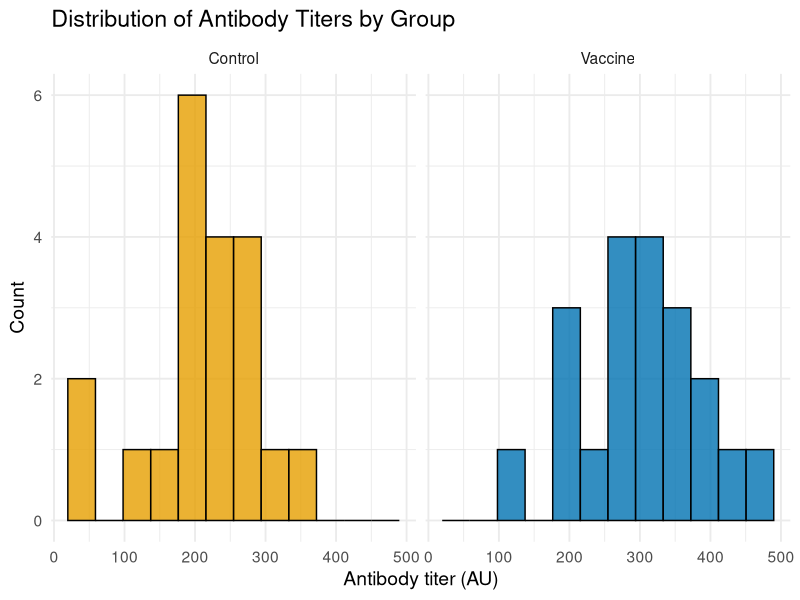
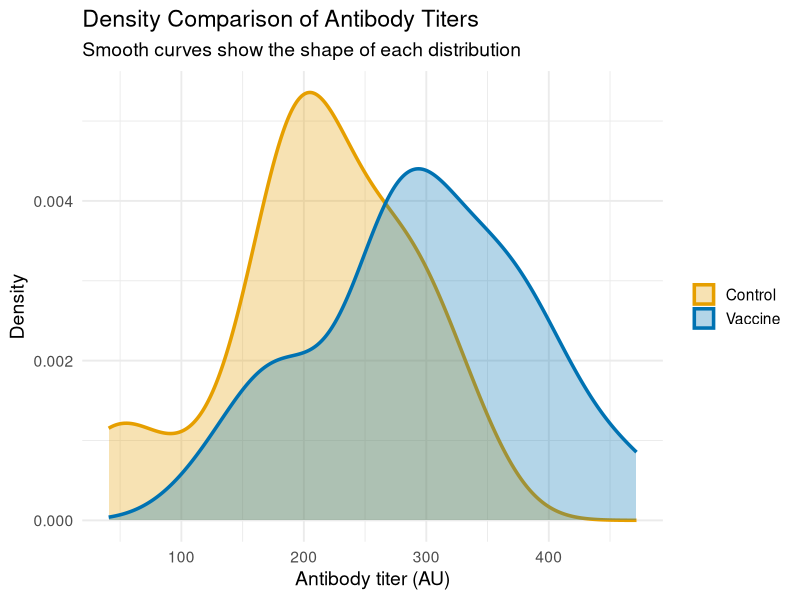
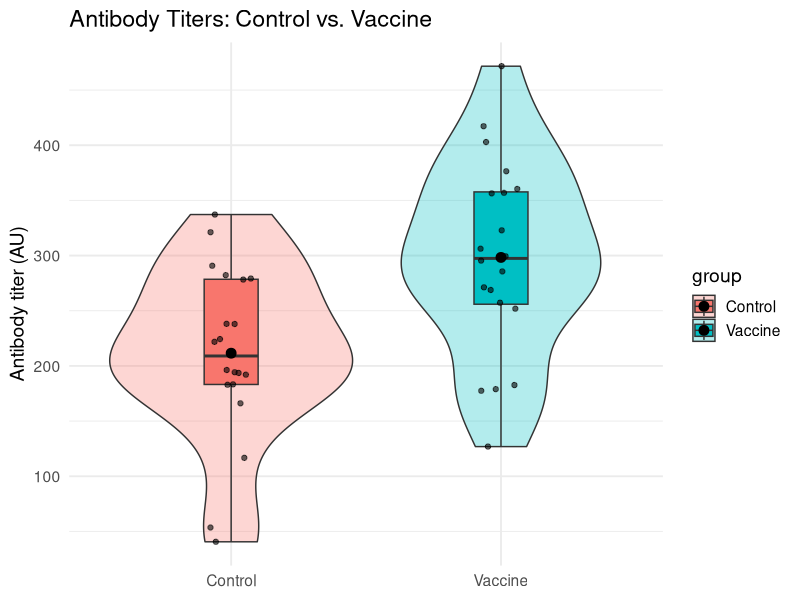
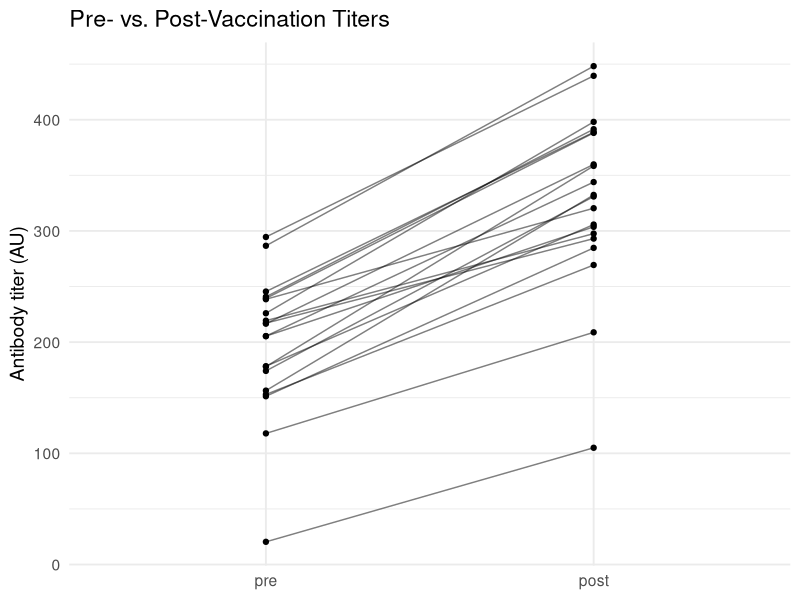
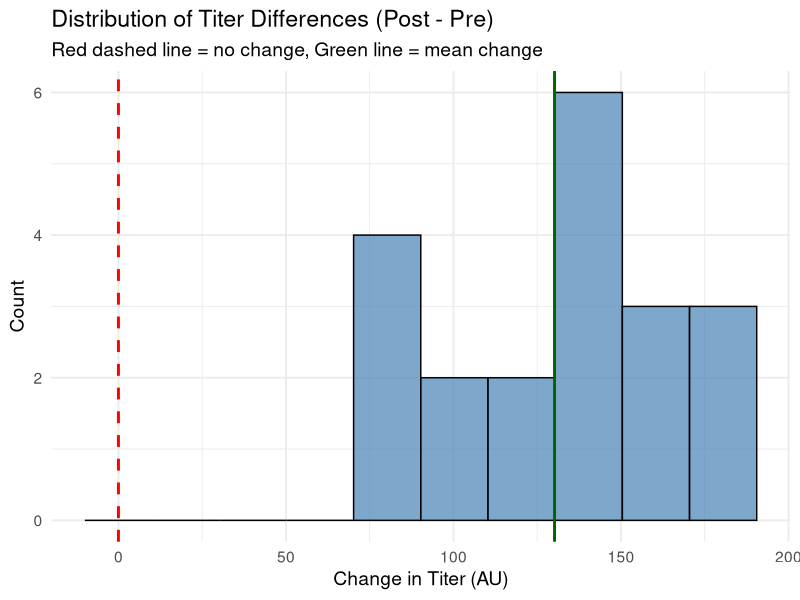
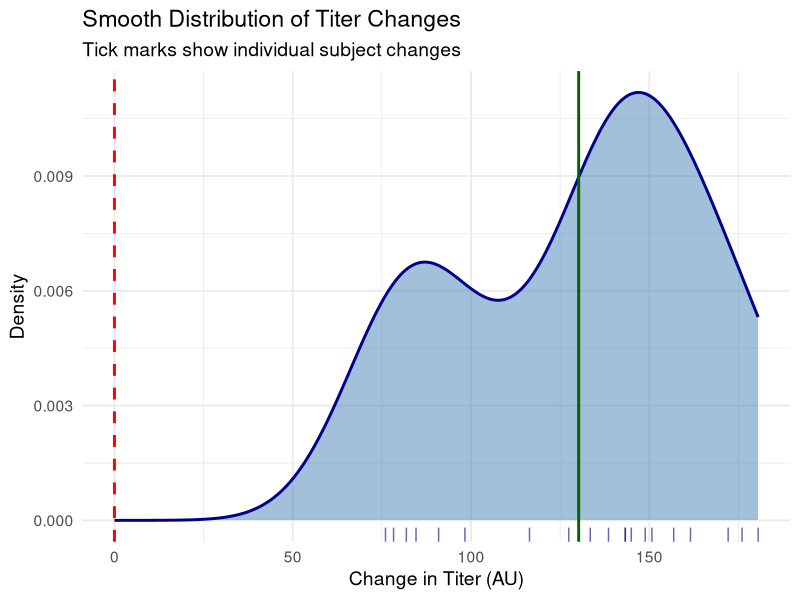
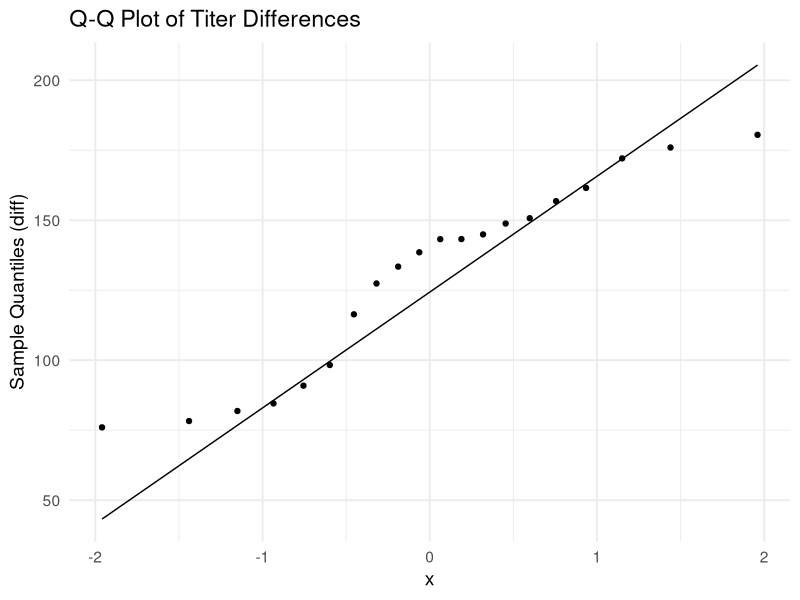

Source code (R) for these figures, in order:
## ---- chunk 1
# This chunk ensures all necessary packages are installed and loaded.

# List of required packages
packages <- c("tidyverse", "here") # a smaller set for this document

# Check if packages are installed, install if not
for (pkg in packages) {
  if (!require(pkg, character.only = TRUE)) {
    install.packages(pkg, dependencies = TRUE, repos = "https://cran.rstudio.com/")
  }
}

# Load all packages
invisible(lapply(packages, library, character.only = TRUE))

# Use set.seed() to make our random data generation reproducible.
# Anyone who runs this code with the same seed will get the exact same "random" numbers.
set.seed(42)
## ---- chunk 2
# Realistic scenario: We're measuring IgG antibodies against influenza 
# after seasonal flu vaccination. Typical baseline titers range 50-400 AU,
# with 2-4 fold increases expected post-vaccination.

# Define the parameters for our simulation
n_control <- 20  # Number of control subjects
n_vax <- 20      # Number of vaccinated subjects

# Generate random data from a normal distribution with rnorm()
# Arguments: n = sample size, mean = center of distribution, sd = spread
control_titer <- rnorm(n_control, mean = 200, sd = 60)  # Control group titers
vax_titer     <- rnorm(n_vax, mean = 320, sd = 80)      # Vaccine group: higher mean, larger variance

# Combine the data into a single, tidy data frame (tibble)
dat_unpaired <- tibble(
  group = rep(c("Control","Vaccine"), c(n_control, n_vax)),  # Create group labels
  titer = c(control_titer, vax_titer)                        # Combine all titer values
)

# A quick peek at the first few rows
head(dat_unpaired)  # Display first 6 rows of the data
## ---- chunk 3
# Option 1: Side-by-side histograms for clearer comparison
ggplot(dat_unpaired, aes(x = titer, fill = group)) +                          # Map titer to x-axis, group to fill color
  geom_histogram(bins = 12, alpha = 0.8, color = "black") +                   # Solid histograms with black borders
  facet_wrap(~group, ncol = 2) +                                              # Separate panels for each group
  scale_fill_manual(values = c("Control" = "#E69F00", "Vaccine" = "#0072B2")) + # Colorblind-friendly colors
  labs(title = "Distribution of Antibody Titers by Group", 
       x = "Antibody titer (AU)", y = "Count") +                             # Add labels
  theme_minimal(base_size = 14) +                                             # Clean theme with larger text
  theme(legend.position = "none")                                             # Remove redundant legend

# Option 2: Density plots for smooth comparison (better for overlapping)
ggplot(dat_unpaired, aes(x = titer, fill = group, color = group)) +           # Map aesthetics
  geom_density(alpha = 0.3, size = 1.2) +                                     # Semi-transparent density curves
  scale_fill_manual(values = c("Control" = "#E69F00", "Vaccine" = "#0072B2")) + # Fill colors
  scale_color_manual(values = c("Control" = "#E69F00", "Vaccine" = "#0072B2")) + # Line colors
  labs(title = "Density Comparison of Antibody Titers", 
       x = "Antibody titer (AU)", y = "Density",
       subtitle = "Smooth curves show the shape of each distribution") +      # Add informative subtitle
  theme_minimal(base_size = 14) +                                             # Clean theme
  theme(legend.title = element_blank())                                       # Remove legend title

# A violin plot combined with a boxplot and jittered raw data points is even better.
# It shows the density, summary stats (median, IQR), and individual data points all at once.
ggplot(dat_unpaired, aes(group, titer, fill = group)) +                        # Map group to x-axis, titer to y-axis
  geom_violin(width = 0.9, alpha = 0.3) +                                      # Show distribution shape
  geom_boxplot(width = 0.2, outlier.shape = NA) +                              # Add quartiles (hide outliers to avoid duplication)
  geom_jitter(width = 0.08, alpha = 0.6) +                                     # Show individual data points with small random spread
  # We also add a point indicating the mean for each group
  stat_summary(fun = mean, geom = "point", size = 3, color = "black") +        # Add mean as black dot
  labs(title = "Antibody Titers: Control vs. Vaccine", x = NULL, y = "Antibody titer (AU)") +  # Add labels
  theme_minimal(base_size = 14)                                                # Clean theme
## ---- chunk 4
summary_unpaired <- dat_unpaired |>                                            # Start with our data
  group_by(group) |>                                                           # Group by Control vs Vaccine
  summarise(                                                                   # Calculate summary statistics for each group
    n = n(),                                                                   # Sample size
    mean = mean(titer),                                                        # Average titer
    median = median(titer),                                                    # Middle value (50th percentile)
    sd = sd(titer),                                                            # Standard deviation (spread of data)
    iqr = IQR(titer),                                                          # Interquartile range (25th to 75th percentile)
    se = sd/sqrt(n),                                                           # Standard error of the mean
    ci_low = mean - 1.96*se,                                                   # Lower bound of 95% CI
    ci_high = mean + 1.96*se,                                                  # Upper bound of 95% CI
    .groups = "drop"                                                           # Remove grouping for next operations
  )

summary_unpaired  # Display the results table
## ---- chunk 5
# Number of subjects (same animals measured twice)
n <- 20

# Simulate baseline (pre-vaccination) titers for each subject
pre  <- rnorm(n, mean = 200, sd = 60)                                          # Baseline antibody levels
# Simulate the "boost" from the vaccine, which also has some variability
true_boost <- rnorm(n, mean = 120, sd = 40)                                    # Individual vaccine response varies
# The post-vaccination titer is the pre-titer plus the boost
post <- pre + true_boost                                                       # Add boost to baseline for each subject

# Create a tidy tibble, making sure to include a unique ID for each subject
dat_paired <- tibble(
  id = seq_len(n),                                                             # Subject identifier (1, 2, 3, ...)
  pre,                                                                         # Pre-vaccination titers
  post,                                                                        # Post-vaccination titers
  # The paired t-test is based on the differences, so it's useful to calculate it
  diff = post - pre                                                            # Calculate the change for each subject
)

head(dat_paired)  # Display first 6 rows
## ---- chunk 6
# A "spaghetti plot" (named for its resemblance to strands of spaghetti) 
# is perfect for paired data. Each line connects measurements from the same subject,
# letting us see individual responses alongside the overall pattern.
dat_paired |>                                                                    # Start with paired data
  pivot_longer(c(pre, post), names_to = "time", values_to = "titer") |>        # Convert to long format for plotting
  mutate(time = factor(time, levels = c("pre", "post"))) |>                    # Ensure proper order: pre first, then post
  ggplot(aes(x = time, y = titer, group = id)) +                               # Map time to x, titer to y, group by subject ID
  geom_line(alpha = 0.5) +                                                     # Draw lines connecting each subject's measurements
  geom_point() +                                                               # Add points at each measurement
  labs(title = "Pre- vs. Post-Vaccination Titers", x = NULL, y = "Antibody titer (AU)") +  # Add labels
  theme_minimal(base_size = 14)                                                # Clean theme

# Since the paired t-test analyzes the differences, we should inspect their distribution.
# The differences tell us the "boost" each subject got from vaccination.
# A positive difference means titers increased; negative means decreased.

# Histogram of differences with better binning and reference lines
ggplot(dat_paired, aes(x = diff)) +                                             # Plot the differences
  geom_histogram(bins = 10, fill = "steelblue", alpha = 0.7, color = "black") + # More bins for better shape
  geom_vline(xintercept = 0, color = "red", linetype = "dashed", size = 1) +   # Reference line at "no change"
  geom_vline(xintercept = mean(dat_paired$diff), color = "darkgreen", 
             linetype = "solid", size = 1) +                                   # Line at mean difference
  labs(title = "Distribution of Titer Differences (Post - Pre)", 
       x = "Change in Titer (AU)", y = "Count",
       subtitle = "Red dashed line = no change, Green line = mean change") +   # Informative labels
  theme_minimal(base_size = 14)                                                # Clean theme

# Alternative: Density plot with rug plot to show individual values
ggplot(dat_paired, aes(x = diff)) +                                             # Plot the differences
  geom_density(fill = "steelblue", alpha = 0.5, color = "darkblue", size = 1) + # Smooth density curve
  geom_rug(alpha = 0.6, color = "darkblue") +                                   # Show individual data points as tick marks
  geom_vline(xintercept = 0, color = "red", linetype = "dashed", size = 1) +   # Reference line at "no change"
  geom_vline(xintercept = mean(dat_paired$diff), color = "darkgreen", 
             linetype = "solid", size = 1) +                                   # Line at mean difference
  labs(title = "Smooth Distribution of Titer Changes", 
       x = "Change in Titer (AU)", y = "Density",
       subtitle = "Tick marks show individual subject changes") +              # Informative labels
  theme_minimal(base_size = 14)                                                # Clean theme

# A Q-Q plot helps us check if the differences are normally distributed.
ggplot(dat_paired, aes(sample = diff)) +                                       # Use differences for normality check
  stat_qq() +                                                                  # Add quantile-quantile points
  stat_qq_line() +                                                             # Add reference line for normal distribution
  labs(title = "Q-Q Plot of Titer Differences", y = "Sample Quantiles (diff)") +  # Add labels
  theme_minimal(base_size = 14)                                                # Clean theme
## ---- chunk 7
summary_paired <- dat_paired |>                                                 # Start with paired data
  summarise(                                                                   # Calculate summary statistics for differences
    n = n(),                                                                   # Number of subject pairs
    mean_diff = mean(diff),                                                    # Average change (boost) across all subjects
    median_diff = median(diff),                                                # Middle value of changes
    sd_diff = sd(diff),                                                        # Standard deviation of changes
    se_diff = sd_diff/sqrt(n),                                                 # Standard error of the mean difference
    ci_low = mean_diff - 1.96*se_diff,                                         # Lower bound of 95% CI for mean difference
    ci_high = mean_diff + 1.96*se_diff                                         # Upper bound of 95% CI for mean difference
  )
summary_paired  # Display the results
